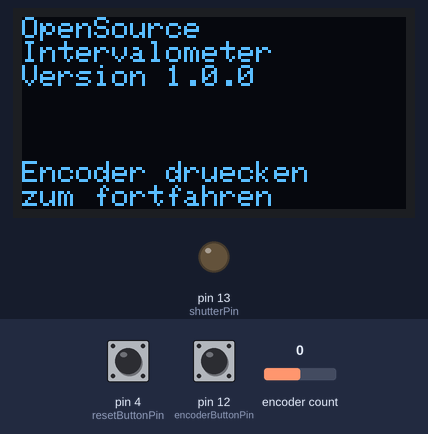
Bench run of a sketch on a simulated Arduino Uno, built with avr-gcc and run on an emulated ATmega328P. Parts: 128×64 one-colour display, output pins drawn as LEDs (lit = HIGH). The test bench sets the inputs (shaded band); at power-on: pin 12 (encoderButtonPin) HIGH, pin 4 (resetButtonPin) HIGH, encoder count 0. What the sketch prints to the serial monitor is not drawn.

Above: at 1.2 s.
1.3 s: pin 12 (encoderButtonPin) driven LOW
At 2.0 s:
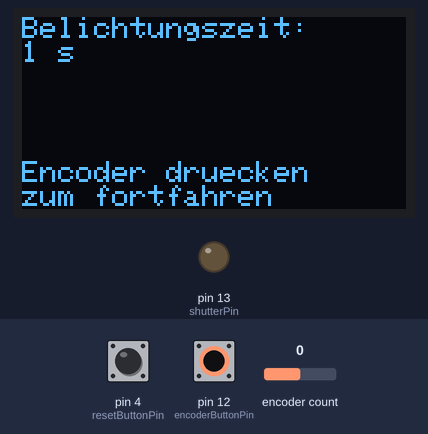
3.0 s: pin 4 (resetButtonPin) pulled LOW for 0.15 s
At 3.4 s:
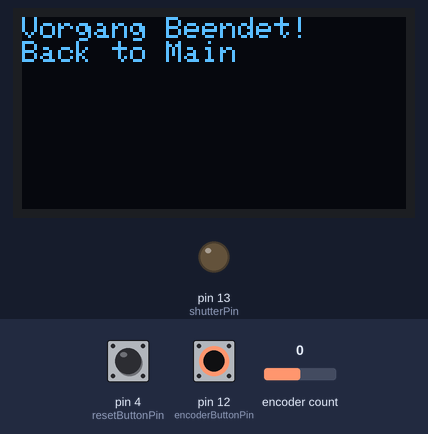
5.5 s: pin 12 (encoderButtonPin) pulsed HIGH 5 times (0.12 s each, 0.3 s apart)
At 8.4 s:
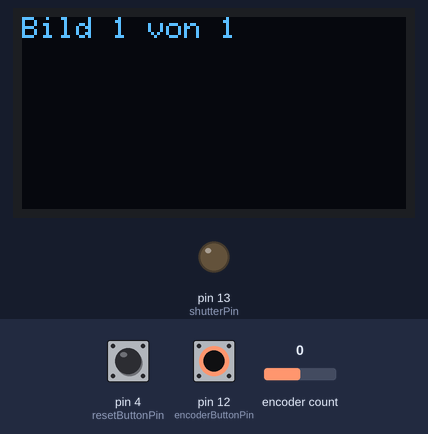
Timing chart, 0 to 9.9 s (numbered marks = the images above; inputs shaded):
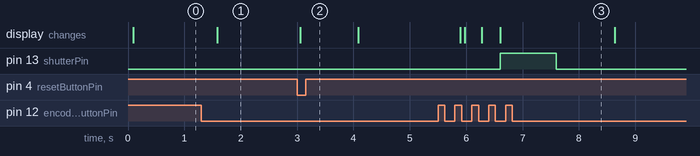

Measured:
- after the input at 1.3 s, the display: changes after 0.28 s (image 1)
- after the input at 3.0 s, the display: changes after 0.05 s (image 2)
- after the input at 5.5 s, pin 13 (shutterPin): LOW → HIGH after 1.1 s, → LOW 1.0 s later; the display: first changes after 0.39 s (image 3 shows a later state)

The sketch:

firmware.ino
```cpp
#include <Arduino.h>
#include <RotaryEncoder.h>
#include <SPI.h>
#include <Wire.h>
#include <Adafruit_GFX.h>
#include <Adafruit_SSD1306.h>
#include <Bounce2.h>

// ===== Dislay-Konfigurieren =====
#define SCREEN_WIDTH 128
#define SCREEN_HEIGHT 64
#define OLED_RESET     -1
Adafruit_SSD1306 display(SCREEN_WIDTH, SCREEN_HEIGHT, &Wire, OLED_RESET);

// ===== Pinbelegung =====
const int resetButtonPin = 4;
const int encoderButtonPin = 12;
const int encoderCLK = 25;
const int encoderDT = 27;
const int shutterPin = 13;

RotaryEncoder encoder(encoderDT, encoderCLK);
Bounce resetDebouncer = Bounce();
Bounce encoderDebouncer = Bounce();

// ===== Steuerungslogik =====
enum State {
  STATE_MAIN,
  STATE_SET_EXPOSURE,
  STATE_SET_PAUSE,
  STATE_SET_COUNT,
  STATE_RUNNING
};

State currentState = STATE_MAIN;

// ===== Variablen Startwerte =====
int exposureTime = 1;   // Sekunden
int pauseTime = 1;      // Sekunden
int shotCount = 1;      // Anzahl
int selectedValue = 1;

int lastPosition = 0;

void setup() {
  // Serielle-Ausgabe starten
  Serial.begin(115200);

  pinMode(shutterPin, OUTPUT);
  digitalWrite(shutterPin, LOW);

  resetDebouncer.attach(resetButtonPin, INPUT_PULLUP);
  resetDebouncer.interval(25);

  encoderDebouncer.attach(encoderButtonPin, INPUT_PULLUP);
  encoderDebouncer.interval(25);

  encoder.setPosition(1);

  // Display initialisieren
  if(!display.begin(SSD1306_SWITCHCAPVCC, 0x3C)) {
    Serial.println(F("SSD1306 allocation failed"));
    for(;;); // Don't proceed, loop forever
  }
  display.clearDisplay();
  display.setTextSize(1);
  display.setTextColor(SSD1306_WHITE);
  display.setCursor(0, 0);
  display.println("Zum Starten Encoder drücken!");
  display.display();
}

void loop() {
  encoder.tick();
  resetDebouncer.update();
  encoderDebouncer.update();

  //int newPosition = encoder.getPosition();
  long rawPosition = encoder.getPosition();
  if (rawPosition < 1) {
    encoder.setPosition(1);
    rawPosition = 1;
  }
  int newPosition = rawPosition;

  if(resetDebouncer.fell()) {
    currentState = STATE_MAIN;
    display.clearDisplay();
    display.setCursor(0, 0);
    display.println("Vorgang Beendet!");
    display.println("Back to Main");
    display.display();
    delay(1000);
    encoder.setPosition(1);
    lastPosition = -1;
  }

  switch(currentState) {
    case STATE_MAIN:
      display.clearDisplay();
      display.setCursor(0, 0);
      display.println("OpenSource");
      display.println("Intervalometer");
      display.println("Version 1.0.0");
      display.println();
      display.println();
      display.println();
      display.println("Encoder druecken");
      display.println("zum fortfahren");
      display.display();
      waitForClick();
      encoder.setPosition(1);
      lastPosition = -1;
      currentState = STATE_SET_EXPOSURE;
      break;

    case STATE_SET_EXPOSURE:
      if (newPosition != lastPosition) {
        exposureTime = constrain(newPosition, 1, 999);
        lastPosition = newPosition;
        display.clearDisplay();
        display.setCursor(0, 0);
        display.println("Belichtungszeit:");
        display.print(exposureTime);
        display.println(" s");
        display.println();
        display.println();
        display.println();
        display.println();
        display.println("Encoder druecken");
        display.println("zum fortfahren");
        display.display();
      }
      if (encoderDebouncer.fell()) {
        encoder.setPosition(1);
        lastPosition = -1;
        currentState = STATE_SET_PAUSE;
      }
      break;

    case STATE_SET_PAUSE:
      if (newPosition != lastPosition) {
        pauseTime = constrain(newPosition, 1, 999);
        lastPosition = newPosition;
        display.clearDisplay();
        display.setCursor(0, 0);
        display.println("Pausezeit:");
        display.print(pauseTime);
        display.println(" s");
        display.println();
        display.println();
        display.println();
        display.println();
        display.println("Encoder druecken");
        display.println("zum fortfahren");
        display.display();
      }
      if (encoderDebouncer.fell()) {
        encoder.setPosition(1);
        lastPosition = -1;
        currentState = STATE_SET_COUNT;
      }
      break;

    case STATE_SET_COUNT:
      if (newPosition != lastPosition) {
        shotCount = constrain(newPosition, 1, 999);
        lastPosition = newPosition;
        display.clearDisplay();
        display.setCursor(0, 0);
        display.println("Anzahl Aufnahmen:");
        display.print(shotCount);
        display.println();
        display.println();
        display.println();
        display.println();
        display.println();
        display.println("Encoder druecken");
        display.println("zum fortfahren");
        display.display();
      }
      if (encoderDebouncer.fell()) {
        encoder.setPosition(1);
        lastPosition = -1;
        currentState = STATE_RUNNING;
      }
      break;

    case STATE_RUNNING:
      display.clearDisplay();
      display.setCursor(0, 0);
      display.println("Aufnahmen laufen...");
      display.display();
      for (int i=0; i<shotCount; i++) {
        resetDebouncer.update();
        if (resetDebouncer.read() == LOW) {
          Serial.println("Aufnahme gestoppt!");
          digitalWrite(shutterPin, LOW);
          display.clearDisplay();
          display.setCursor(0, 0);
          display.println("Abgebrochen!");
          display.display();
          delay(1000);
          currentState = STATE_MAIN;
          encoder.setPosition(1);
          lastPosition = -1;
          return;
        }
        display.clearDisplay();
        display.setCursor(0, 0);
        display.printf("Bild %d von %d\n", i+1, shotCount);
        display.display();
        takePhoto();
        for (int j=0; j<pauseTime*10; j++) {
          delay(100);
          resetDebouncer.update();
          if (resetDebouncer.read() == LOW) {
            Serial.println("Aufnahme gestoppt!");
            digitalWrite(shutterPin, LOW);
            display.clearDisplay();
            display.setCursor(0, 0);
            display.println("Abgebrochen!");
            display.display();
            delay(1000);
            currentState = STATE_MAIN;
            encoder.setPosition(1);
            lastPosition = -1;
            return;
          }
        }
      }
      encoder.setPosition(1);
      lastPosition = -1;
      currentState = STATE_MAIN;
      break;
  }
}

void waitForClick() {
  while (!encoderDebouncer.fell()) {
    encoderDebouncer.update();
    delay(10);
  }
  delay(200);
}

void takePhoto() {
  for (int k=0; k<exposureTime * 10; k++) {
    digitalWrite(shutterPin, HIGH);
    delay(100);
    resetDebouncer.update();
    if (resetDebouncer.read() == LOW) {
      digitalWrite(shutterPin, LOW);
      display.clearDisplay();
      display.setCursor(0, 0);
      display.println("Abgebrochen!");
      display.display();
      delay(100);
      currentState = STATE_MAIN;
      encoder.setPosition(1);
      lastPosition = -1;
      return;
    }
  }
  digitalWrite(shutterPin, LOW);
  Serial.println("Bild aufgenommen!");
}
```
